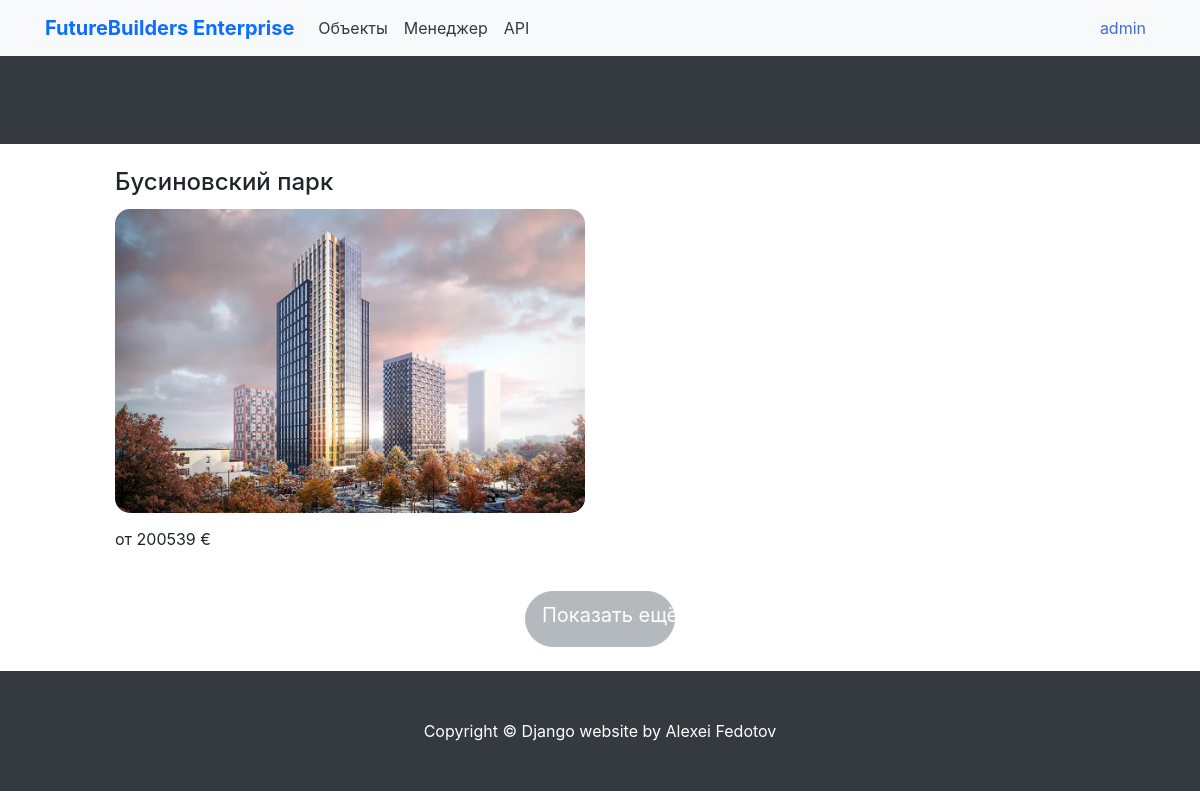
Screenshot of / (signed in) with the database file from the repository.
### shop/models.py (models this page shows, shortened)
class Object(models.Model):
    title = models.CharField(max_length=255, verbose_name='Наименование')
    slug = models.SlugField(unique=True)
    image = models.ImageField(verbose_name='Изображение')
    description = models.TextField(verbose_name='Описание', null=True)
    description2 = models.TextField(verbose_name='Описание', null=True)
    available = models.BooleanField(default=True, verbose_name='Доступность')
    address = models.TextField(verbose_name='Адрес')
    date = models.DateTimeField(verbose_name='Заселение до')
    class Meta:
        verbose_name = 'Объекты'  # отображение названия в админке
        verbose_name_plural = 'Объекты'  # отображение названия в админке
        ordering = ('title',)
    def get_absolute_url(self):
        return reverse('shop:search_list_project', args=[self.slug])

### shop/views.py (the view)
# urls.py: path('', ShopHome.as_view(), name='product_list'),
class ShopHome(DataMixin, ListView):
    model = Object
    template_name = 'shop/product/list.html'
    context_object_name = 'objects'
    def get_queryset(self):
        objects_with_apartments = Object.objects.filter(frame__product__isnull=False).distinct() \
            .exclude(frame__product__order_items__order__paid=True)
        objects_with_min_price = []
        for obj in objects_with_apartments:
            min_price = Product.objects.filter(frame__object=obj).aggregate(Min('price'))['price__min']
            obj.min_price = min_price
            objects_with_min_price.append(obj)
        return objects_with_min_price
    def get_context_data(self, **kwargs):
        context = super().get_context_data(**kwargs)
        context['objects'] = context['objects']
        return context

### cart/cart_services.py (called while the page is built)
    def get_cart(self) -> Dict[str, Dict[str, Union[str, int]]]:
        return self.session.get(settings.CART_ID, {})

### cart/context_processors.py (called while the page is built)
def get_cart_total_price(request):
    cart = Cart(request)
    cart_total_price = sum(Decimal(item['price']) * item['quantity'] for item in cart.get_cart().values())
    return {
        'cart_total_price': cart_total_price
    }

### shop/context_processors.py (called while the page is built)
def get_categories_from_shop(request):
    categories = Category.objects.all()
    return {'categories': categories}

### shop/templates/shop/product/list.html (shortened to what this page needs)
{% extends "shop/base.html" %}
{% load static %}
{% block content %}
    <br>
    <div class="container-fluid">
        <div class="row row-cols-1 row-cols-md-2 g-4">
            {% for obj in objects|slice:":4" %}
                <div class="col mb-4">
                    <h4 class="card-title">{{ obj.title }}</h4>
                    <div class="card border-0" style="width: 100%;">
                        <a href="{{ obj.get_absolute_url }}">
                            <img src="{% if obj.image %}{{ obj.image.url }}{% else %}{% static 'shop/img/no_image.png' %}{% endif %}" class="card-img-top rounded-custom" alt="..." style="background-color: rgba(245, 245, 245, 1);">
                        </a>
                    </div>
                    <p class="card-text" style="margin-top: 14px">от {{ obj.min_price }} €</p>
                </div>
            {% endfor %}
        </div>
    </div>
        <div class="container-fluid mt-4">
            <div class="row justify-content-center">
                <a class="btn btn-secondary btn-lg rounded-pill" style="width: 150px; height: 56px; opacity: 0.5;" href="{% url 'shop:projects' %}">Показать ещё</a>
            </div>
        </div>
{% endblock %}

### shop/templates/shop/base.html (shortened to what this page needs)
{% load static %}
<!DOCTYPE html>
<html>
  <head>
    <link href="{% static 'shop/css/base.css' %}" rel="stylesheet">
    <link rel="stylesheet" href="https://cdnjs.cloudflare.com/ajax/libs/twitter-bootstrap/4.1.3/css/bootstrap.min.css">
    <link rel="stylesheet" href="https://cdnjs.cloudflare.com/ajax/libs/font-awesome/4.7.0/css/font-awesome.min.css">
    <link rel="stylesheet" href="{% static 'shop/css/bootstrap.css'  %}">
    <link href="https://cdn.jsdelivr.net/npm/bootstrap@5.2.1/dist/css/bootstrap.min.css" rel="stylesheet">
    <link rel="stylesheet" href="https://pro.fontawesome.com/releases/v5.10.0/css/all.css"/>
    <link rel="stylesheet" href="https://cdnjs.cloudflare.com/ajax/libs/font-awesome/5.13.0/css/all.min.css">
    <link rel="stylesheet" href="https://stackpath.bootstrapcdn.com/bootstrap/4.4.1/css/bootstrap.min.css">
  </head>
<body>
    {% block mainmenu %}
    <div class="header-white">
        <nav class="navbar navbar-dark navbar-expand-md navigation-clean-search fixed-top bg-light">
            <div class="container">
                <a class="navbar-brand text-dark" href="{% url 'shop:product_list' %}">
                    <span style="color:#0d6efd"><b>FutureBuilders Enterprise</b></span>
                </a>
                <div class="collapse navbar-collapse" id="navcol-1">
                    <ul class="nav navbar-nav">
                        <li class="nav-item" role="presentation">
                            <a class="nav-link active text-dark" href="{% url 'shop:projects' %}">Объекты</a>
                        </li>
                        {% if user.is_staff %}
                        <li class="nav-item" role="presentation">
                            <a class="nav-link active text-dark" href="http://127.0.0.1:8001/admin/">
                                Менеджер
                            </a>
                        </li>
                        {% endif %}
                        <li class="nav-item" role="presentation">
                            <a class="nav-link active text-dark" href="http://127.0.0.1:8001/api/">API</a>
                        </li>
                    </ul>
                    {% if request.user.is_authenticated %}
                    <a href="{% url 'shop:profile' %}"><span style="color:#4169E1;">{{ user.username }} &nbsp</span></a>
                    {% else %}
                    <a class="btn btn-light action-button" role="button" href="{% url 'shop:login' %}">Войти</a>&nbsp
                    <a class="btn btn-light action-button" role="button" href="{% url 'shop:register' %}">Зарегистрироваться</a>
                    {% endif %}
                </div>
            </div>
        </nav>
    </div>
    {% endblock mainmenu %}
    <header class="bg-dark py-5">
    </header>
    <div id="content">
        {% block content %} {% endblock %}
    </div>
    <br>
<footer class="py-5 bg-dark footer">
    <div class="container">
        <p class="m-0 text-center text-white">Copyright &copy; Django website by Alexei Fedotov
        </p>
    </div>
</footer>
</body>
</html>

### shop/static/shop/css/base.css (style rules this page uses)
body { margin:0; padding:0; font-family:helvetica, sans-serif; }
h1, h2, h3, h4, h5 , h6 { font-family: 'Ubuntu', sans-serif; font-weight:normal; }
a { text-decoration:none; color:#5993bb; }
#content { padding:0 100px; overflow:hidden; }

### shop/templates/shop/product/list.html (style rules this page uses)
.rounded-custom { border-radius: 15px; }
.mb-4 { margin-bottom: 1rem !important; }

### rows the page displays
Object: title "Бусиновский парк", image (picture), min_price "200539"

### other values shown
{{ user.username }} "admin"
